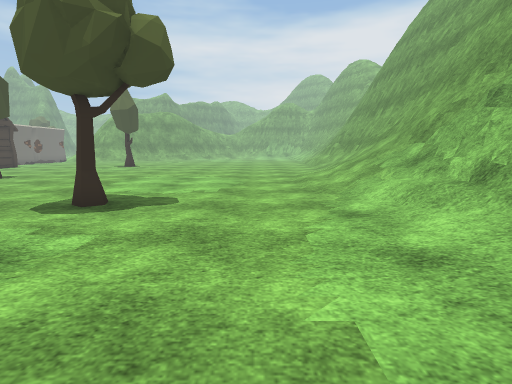
[1] (above)

22 first-person views from a walk through a Unity game level. The camera is 1.3 m above the floor, tilts 8° down and sees 80° across. The floor is counted in squares, 1 m on a side. Each view is taken from the middle of a square. On the plan, view 1 faces up. The plan holds only what a view shows up to about 14 squares ahead; the rest is blank. The place goes on beyond the plan. The player character is not drawn. Some animated figures are left out. Some surface patterns are stand-ins.

[2]
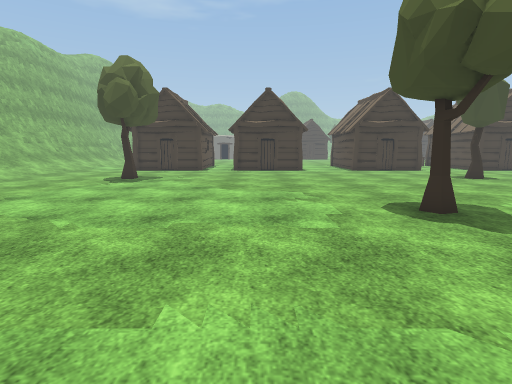

[3]
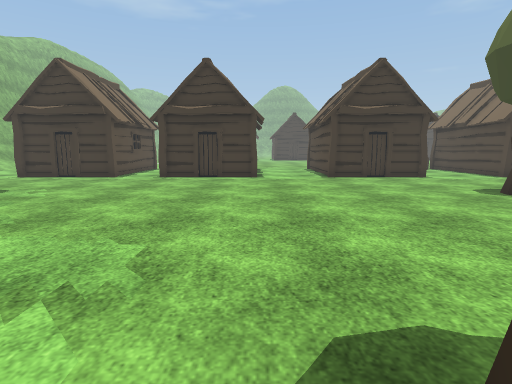

[4]
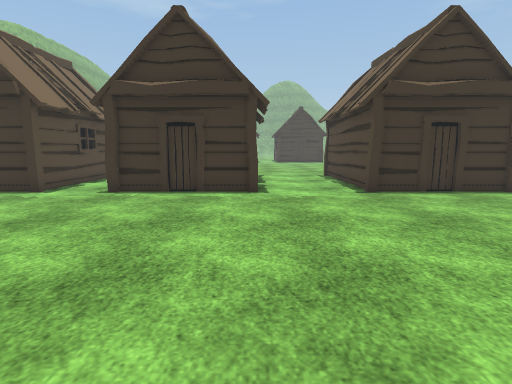

[5]
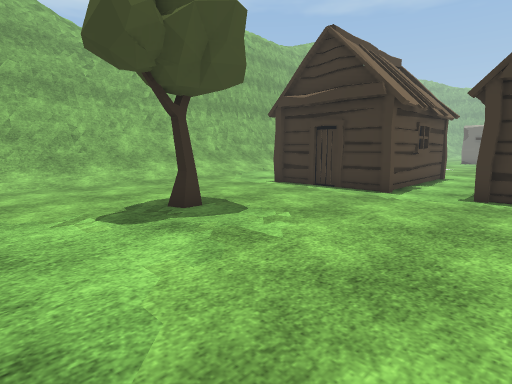

[6]
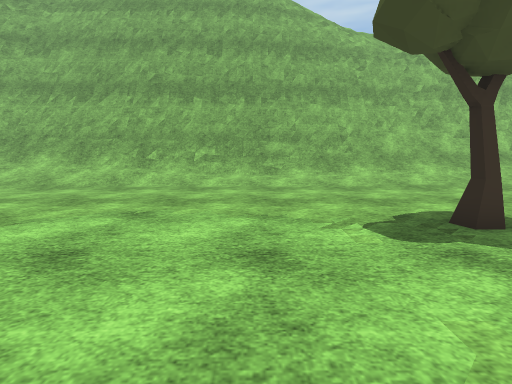

[7]
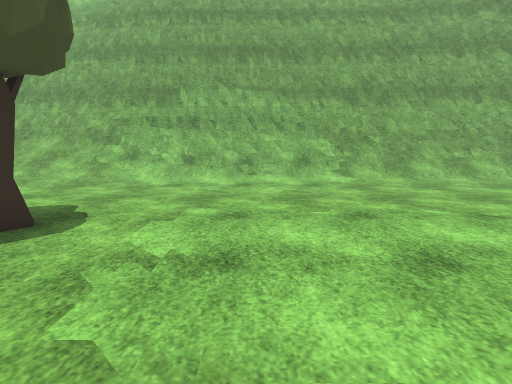

[8]
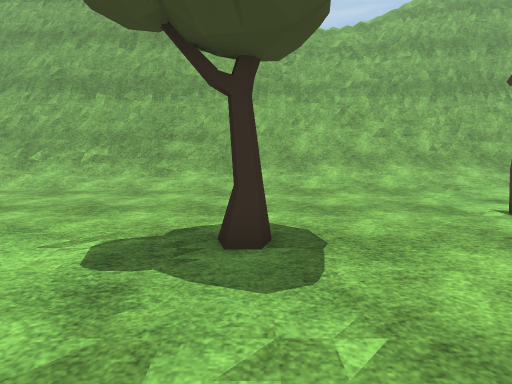

[9]
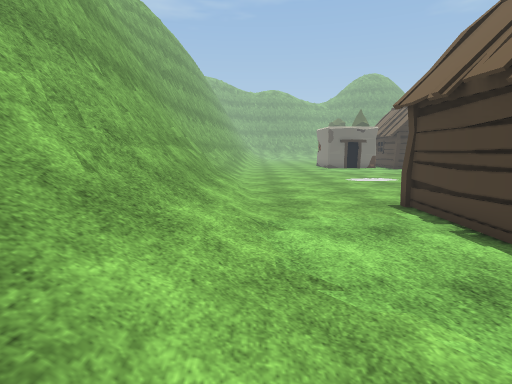

[10]
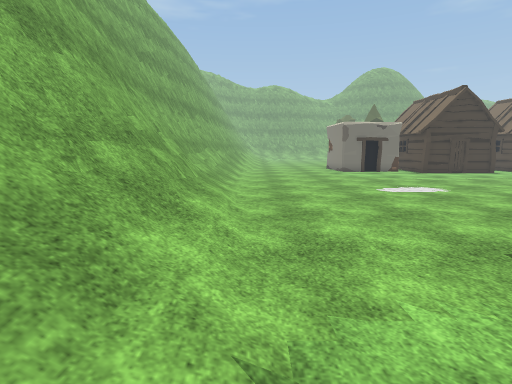

[11]
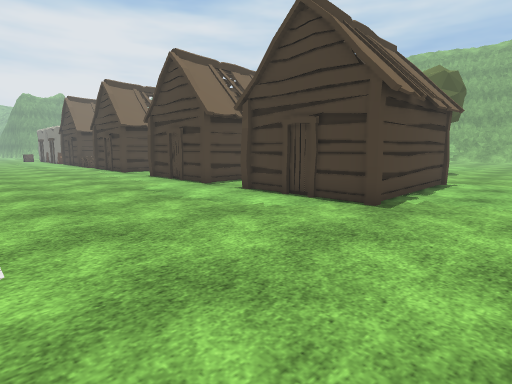

[12]
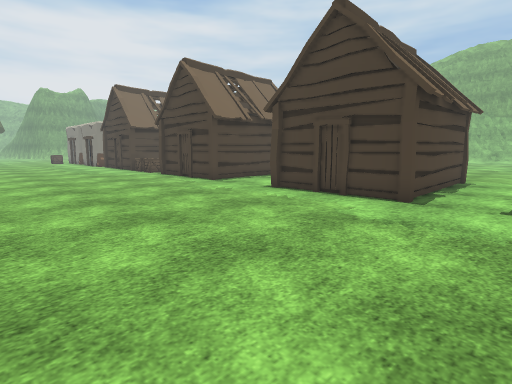

[13]
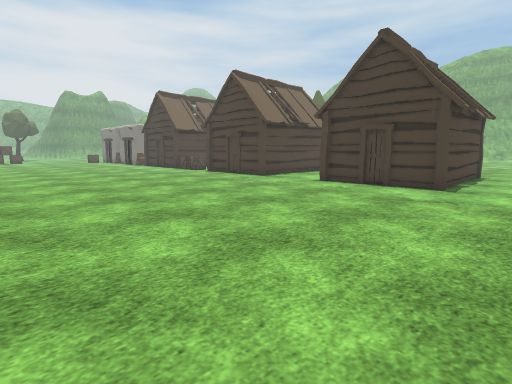

[14]
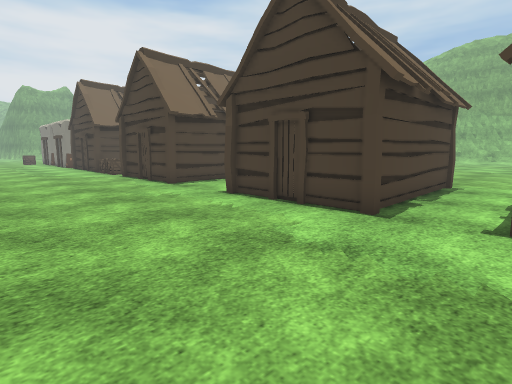

[15]
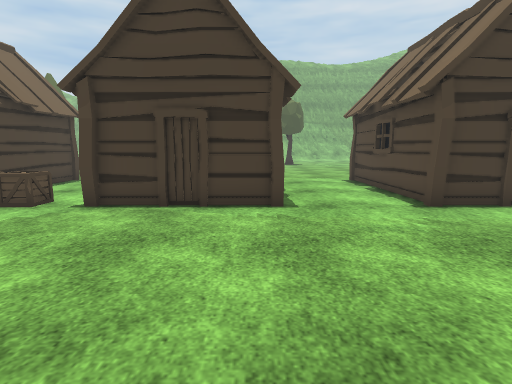

[16]
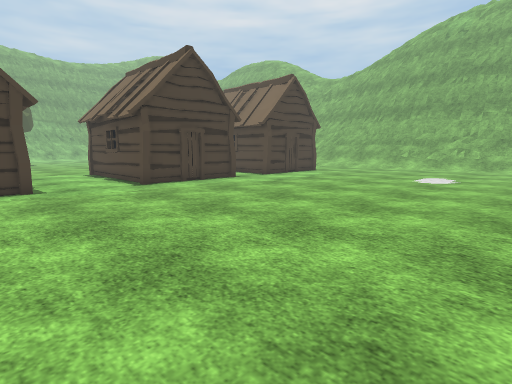

[17]
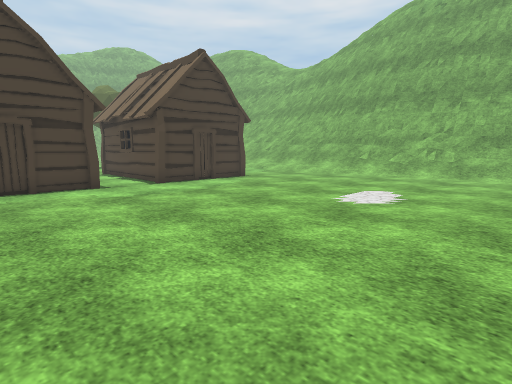

[18]
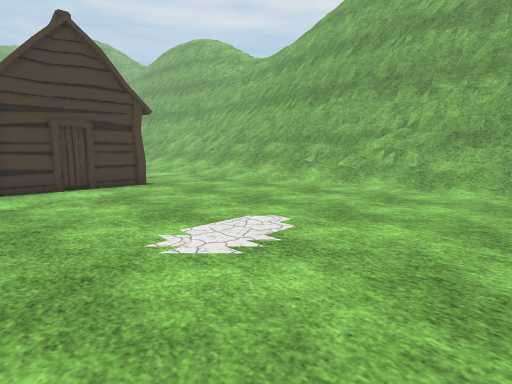

[19]
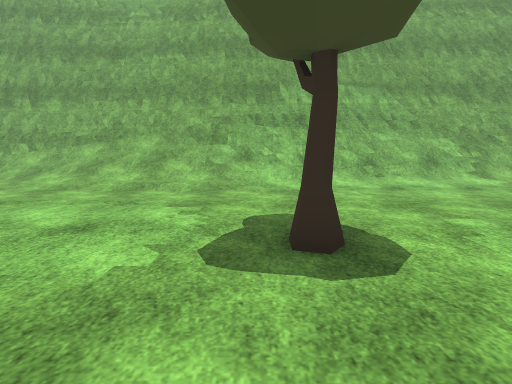

[20]
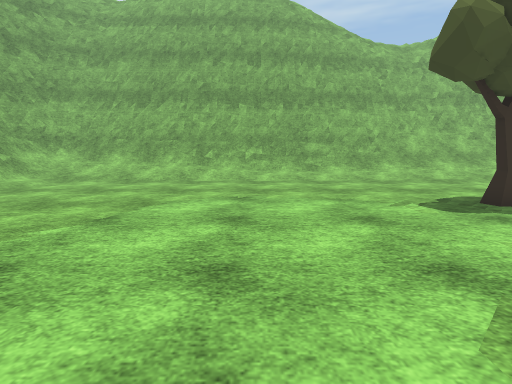

[21]
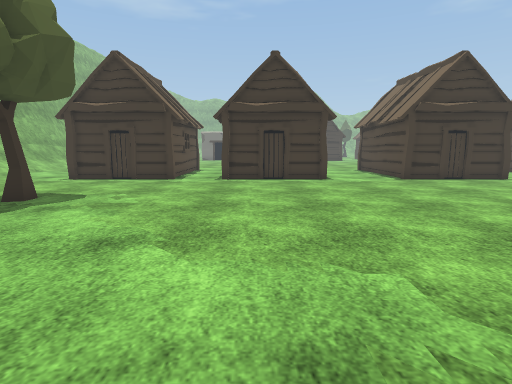

[22]
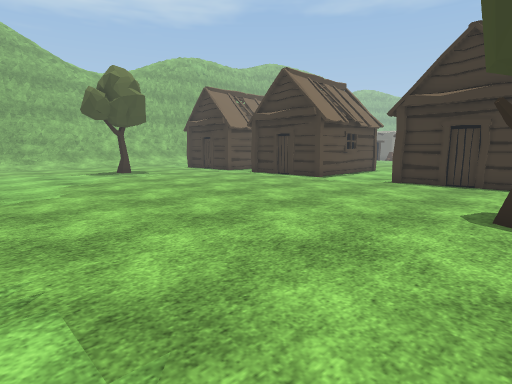

### Floor plan
Key: @ floor where view 1 was taken; # wall or solid block; . main floor; : floor 0.25 m higher than the main floor; + floor 2 m higher than the main floor; / step, stairs or slope; = window, fence, low wall or low ledge; T tree; H hut.
Columns run from 34 left of view 1 to 7 right of it. Each row starts with its distance up from view 1.
 14  ..........H     H....T..............///=#
 13  ..........H     H....T.............////=#
 12  ..........H     H..................////=#
 11 ...........H     H..................////##
 10  ..........HHHHHHH..................///=##
  9 ...........H.....H..................///=#
  8 .....................................//=#
  7 ..............................T......//=#
  6 ...........#H####H...................//=#
  5 ...........H     H..................../=#
  4 ...........H     H..................../=#
  3 ...........H     H..................../=#
  2 ...........H#####H...................:/=#
  1 .....................................://#
  0 ..................................@..//=#
 -1 ...........HHHHHHH...................//=#
 -2 ...........H     H...................//=#
 -3 ...........H     H....T..............:/=#
 -4 ...........H     H...................//##
 -5 ...........HHHHHHH...................//#
 -6 .....................................//#
 -7  ....................................//#
 -8  ...................................///#
 -9  ...........////////////////////////// #
-10  //////////////////////////======/////=#
-11  ///====#/////////////===#====##======#
-12  =############=+==///=################
-13  ###############====####
-14              ###  ####

Where each view was taken, in squares from view 1:
view 1: 0 up, 0 right, facing up
view 2: 3 up, 3 right, facing left
view 3: 6 up, 3 left, facing left
view 4: 6 up, 8 left, facing left
view 5: 3 up, 8 left, facing down-left
view 6: 2 up, 8 left, facing down
view 7: 3 up, 9 left, facing right
view 8: 1 up, 12 left, facing down
view 9: 9 down, 15 left, facing left
view 10: 9 down, 19 left, facing left
view 11: 8 down, 30 left, facing up-right
view 12: 1 down, 31 left, facing up-right
view 13: 1 down, 34 left, facing up-right
view 14: 1 down, 29 left, facing up-right
view 15: 10 up, 30 left, facing right
view 16: 11 up, 34 left, facing down-right
view 17: 5 up, 34 left, facing down-right
view 18: 0 up, 34 left, facing down-right
view 19: 8 up, 8 left, facing right
view 20: 4 up, 6 left, facing down
view 21: 3 up, 4 left, facing left
view 22: 14 up, 5 left, facing down-left
